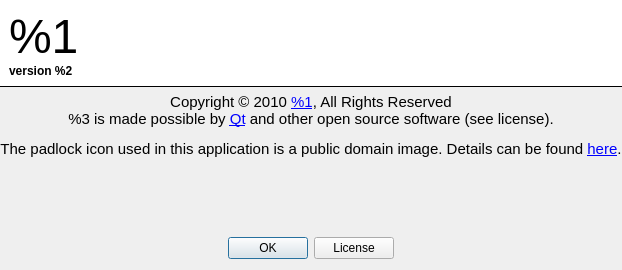
<?xml version="1.0" encoding="UTF-8"?>
<ui version="4.0">
 <class>AboutDialog</class>
 <widget class="QDialog" name="AboutDialog">
  <property name="geometry">
   <rect>
    <x>0</x>
    <y>0</y>
    <width>620</width>
    <height>270</height>
   </rect>
  </property>
  <property name="windowTitle">
   <string>About %1</string>
  </property>
  <layout class="QVBoxLayout" name="verticalLayout">
   <property name="leftMargin">
    <number>0</number>
   </property>
   <property name="topMargin">
    <number>0</number>
   </property>
   <property name="rightMargin">
    <number>0</number>
   </property>
   <item>
    <widget class="QWidget" name="widget" native="true">
     <property name="styleSheet">
      <string notr="true">background-color: rgb(255, 255, 255);
border-bottom: 1px solid #000;</string>
     </property>
     <layout class="QHBoxLayout" name="horizontalLayout">
      <item>
       <widget class="QLabel" name="labelApplication">
        <property name="styleSheet">
         <string notr="true">border: 0;</string>
        </property>
        <property name="text">
         <string>&lt;span style=&quot;font-size:36pt;&quot;&gt;%1&lt;/span&gt;&lt;br /&gt;
&lt;span style=&quot;font-size:9pt;&quot;&gt;&lt;b&gt;version %2&lt;/b&gt;&lt;/span&gt;</string>
        </property>
        <property name="alignment">
         <set>Qt::AlignLeading|Qt::AlignLeft|Qt::AlignTop</set>
        </property>
       </widget>
      </item>
      <item>
       <spacer name="horizontalSpacer">
        <property name="orientation">
         <enum>Qt::Horizontal</enum>
        </property>
        <property name="sizeHint" stdset="0">
         <size>
          <width>141</width>
          <height>20</height>
         </size>
        </property>
       </spacer>
      </item>
      <item>
       <widget class="QLabel" name="labelIcon">
        <property name="styleSheet">
         <string notr="true">border: 0;</string>
        </property>
        <property name="pixmap">
         <pixmap resource="resources.qrc">:/main/res/app.svg</pixmap>
        </property>
       </widget>
      </item>
     </layout>
    </widget>
   </item>
   <item>
    <widget class="QLabel" name="labelInfo">
     <property name="text">
      <string>&lt;p align=&quot;center&quot; style=&quot;font-size:11pt;&quot;&gt;Copyright © 2010 &lt;a href=&quot;http://www.%2/&quot;&gt;%1&lt;/a&gt;, All Rights Reserved&lt;br /&gt;%3 is made possible by &lt;a href=&quot;http://qt.nokia.com/&quot;&gt;Qt&lt;/a&gt; and other open source software (see license).&lt;/p&gt;
&lt;p align=&quot;center&quot; style=&quot;font-size:11pt;&quot;&gt;The padlock icon used in this application is a public domain image. Details can be found &lt;a href=&quot;http://www.openclipart.org/detail/33505&quot;&gt;here&lt;/a&gt;.&lt;/p&gt;</string>
     </property>
     <property name="openExternalLinks">
      <bool>true</bool>
     </property>
    </widget>
   </item>
   <item>
    <spacer name="verticalSpacer">
     <property name="orientation">
      <enum>Qt::Vertical</enum>
     </property>
     <property name="sizeHint" stdset="0">
      <size>
       <width>20</width>
       <height>40</height>
      </size>
     </property>
    </spacer>
   </item>
   <item>
    <layout class="QHBoxLayout" name="horizontalLayout_2">
     <item>
      <spacer name="horizontalSpacer_2">
       <property name="orientation">
        <enum>Qt::Horizontal</enum>
       </property>
       <property name="sizeHint" stdset="0">
        <size>
         <width>40</width>
         <height>20</height>
        </size>
       </property>
      </spacer>
     </item>
     <item>
      <widget class="QPushButton" name="okPushButton">
       <property name="text">
        <string>OK</string>
       </property>
      </widget>
     </item>
     <item>
      <widget class="QPushButton" name="licensePushButton">
       <property name="text">
        <string>License</string>
       </property>
      </widget>
     </item>
     <item>
      <spacer name="horizontalSpacer_3">
       <property name="orientation">
        <enum>Qt::Horizontal</enum>
       </property>
       <property name="sizeHint" stdset="0">
        <size>
         <width>40</width>
         <height>20</height>
        </size>
       </property>
      </spacer>
     </item>
    </layout>
   </item>
  </layout>
 </widget>
 <tabstops>
  <tabstop>okPushButton</tabstop>
  <tabstop>licensePushButton</tabstop>
 </tabstops>
 <resources>
  <include location="resources.qrc"/>
 </resources>
 <connections>
  <connection>
   <sender>okPushButton</sender>
   <signal>clicked()</signal>
   <receiver>AboutDialog</receiver>
   <slot>accept()</slot>
   <hints>
    <hint type="sourcelabel">
     <x>270</x>
     <y>250</y>
    </hint>
    <hint type="destinationlabel">
     <x>266</x>
     <y>313</y>
    </hint>
   </hints>
  </connection>
  <connection>
   <sender>licensePushButton</sender>
   <signal>clicked()</signal>
   <receiver>AboutDialog</receiver>
   <slot>displayLicenseDialog()</slot>
   <hints>
    <hint type="sourcelabel">
     <x>350</x>
     <y>250</y>
    </hint>
    <hint type="destinationlabel">
     <x>347</x>
     <y>334</y>
    </hint>
   </hints>
  </connection>
 </connections>
 <slots>
  <slot>displayLicenseDialog()</slot>
 </slots>
</ui>
